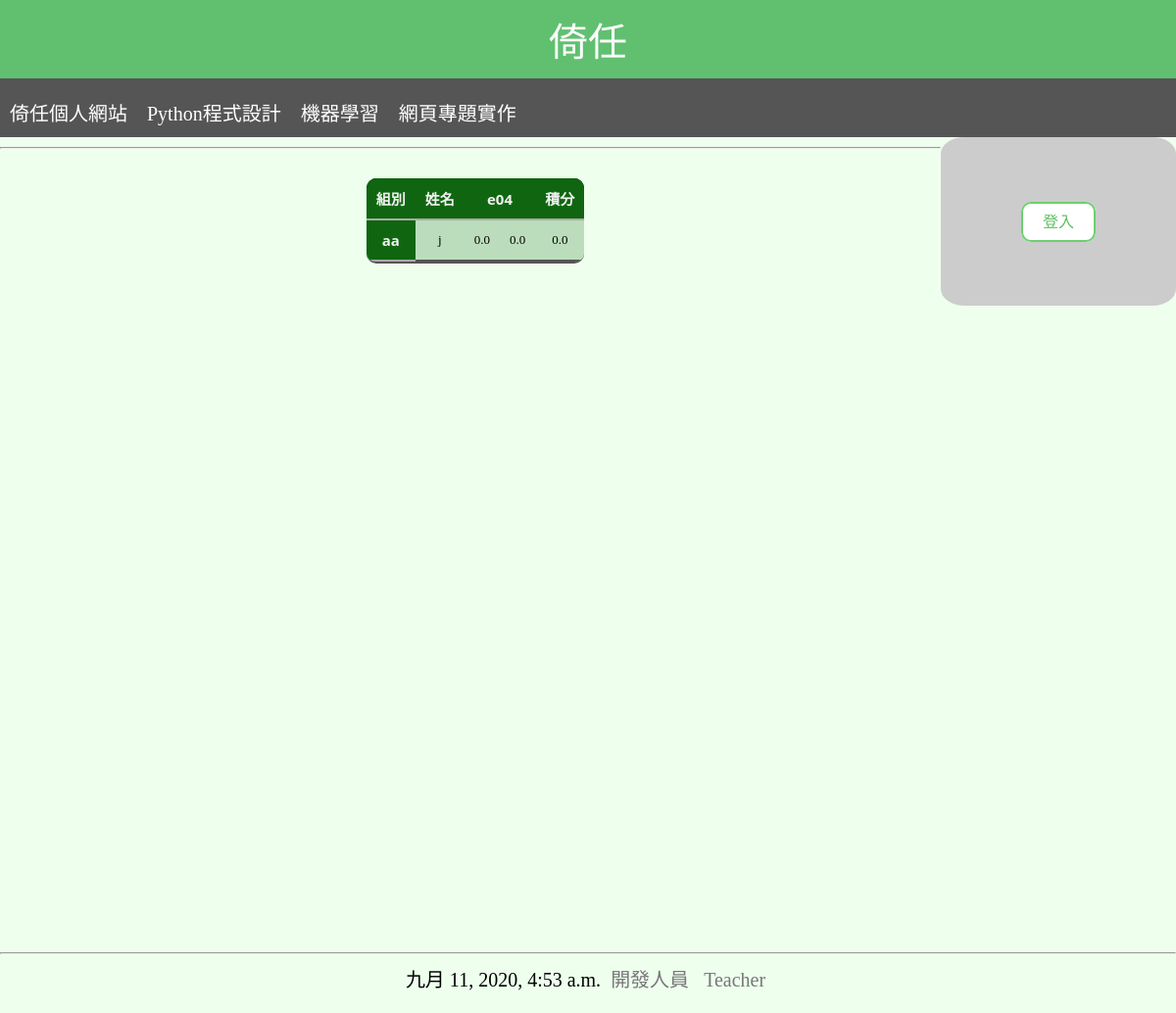
/mypy/, run on an earlier commit of the app's database.
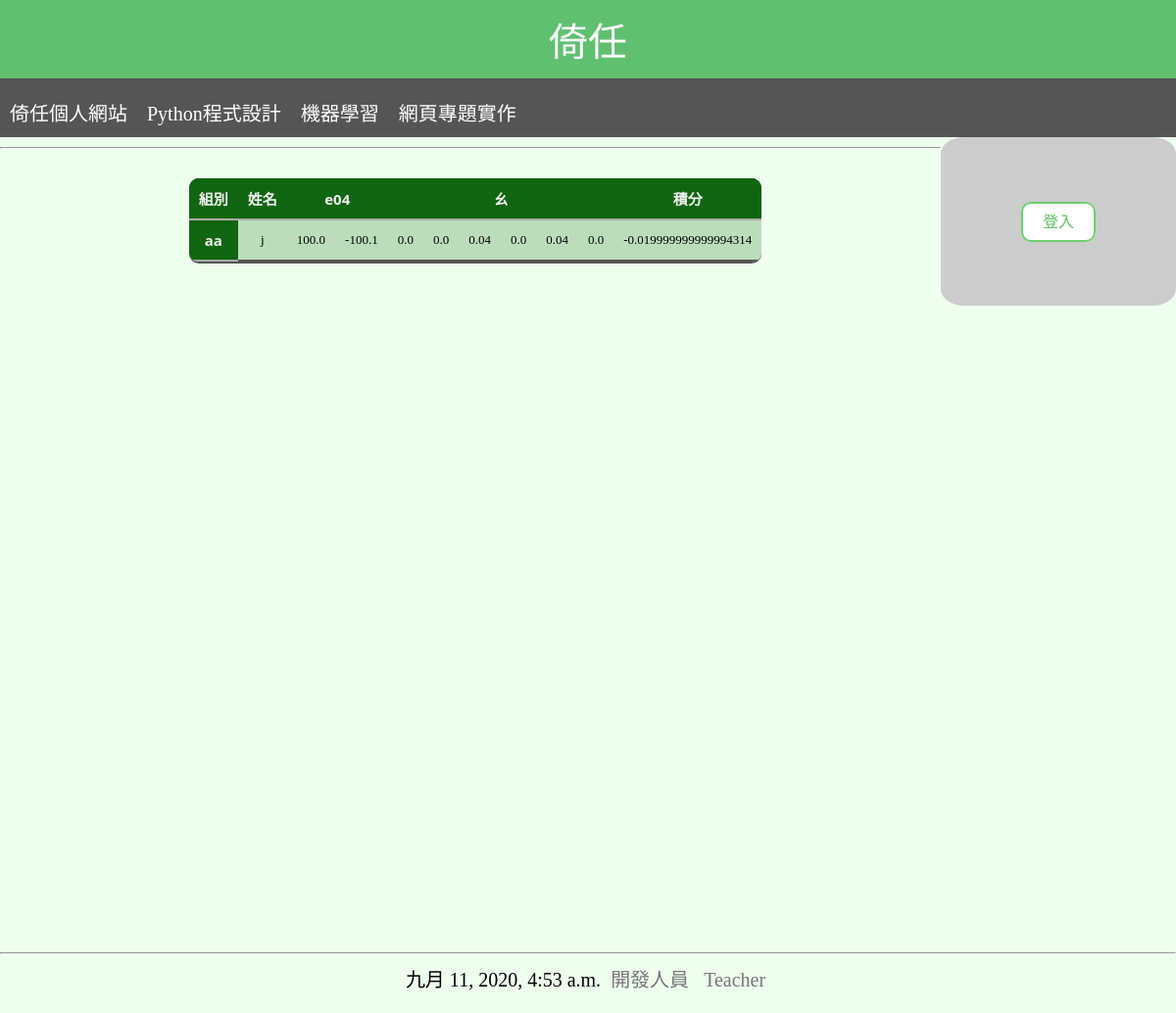
And on a later commit of the database.
### mainsite/models.py (models this page shows, shortened)
class Week(models.Model):
    name=models.CharField(max_length=20 ,unique=True)
    nums=models.IntegerField(null=True)

### mainsite/views.py (the view, shortened to what this page needs)
# urls.py: path('mypy/', mypy),
def mypy(request):
    if 'userid' in request.session:
        userid=request.session['userid']
        course=request.session['course']
        name=request.session['name']
    now=datetime.now()
    teamsum=Team.objects.all().aggregate(Count('name'))["name__count"]                    #這是組數
    weeksum=Week.objects.all().aggregate(Count('name'))["name__count"]                    #week數
    teams=Team.objects.all().order_by('id').values()
    weeks=Week.objects.all().order_by('id').values()
    weeknums=[]
    for w in weeks:
        weeknums.append(w['nums'])
    tol=[]
    members=[]
    tolsum=[]
    sesuser=[]
    for j in range(teamsum):
        members.append([])
        tolsum.append([])
        sesuser.append([])
    for j in range(teamsum):
            locteamuser=User.objects.filter(team=teams[j]['id']).order_by('id').values()
            mem=User.objects.filter(team=teams[j]['id']).aggregate(Count('name'))["name__count"]
            for k in range(mem):
                score=biweekly.objects.filter(stu=locteamuser[k]['id']).values()
                members[j].append(locteamuser[k]['name'])                                             #這 members 做出來是(組數，組員name)
                tolsum[j].append(0)
                if 'userid' in request.session:
                    if locteamuser[k]['userid']==userid:
                        sesuser[j].append('style="background-color:#ff5555;"')
                    else:
                        sesuser[j].append('')
    for i in range(weeksum):
        tol.append([])
        for j in range(teamsum):
            locteamuser=User.objects.filter(team=teams[j]['id']).order_by('id').values()
            mem=User.objects.filter(team=teams[j]['id']).aggregate(Count('name'))["name__count"]
            tol[i].append([])
            for k in range(mem):
                tol[i][j].append([])
    for i in range(weeksum):
        for j in range(teamsum):
            locteamuser=User.objects.filter(team=teams[j]['id']).order_by('id').values()
            mem=User.objects.filter(team=teams[j]['id']).aggregate(Count('name'))["name__count"]
            for k in range(mem):
                score=biweekly.objects.filter(stu=locteamuser[k]['id'],week=weeks[i]['id']).order_by('num').values()
                for s in range(weeknums[i]):
                    tol[i][j][k].append(score[s]['sco'])          #這 tol 做出來是(週數，組數，組員樹，四題的分數)
                    tolsum[j][k]=tolsum[j][k]+score[s]['sco']
    if 'userid' in request.session:
        table=[]
        for j in range(len(members)):
            table.append(f'''<tr {sesuser[j][0]}>
                        <th rowspan={len(members[j])}>{teams[j]['name']}</th>
                        <td>{members[j][0]}</td>
                        ''')
            for a in range(weeksum):
                    for b in range(weeknums[a]):
                        table.append(f'<td>{tol[a][j][0][b]}</td>')
            table.append(f'<td>{tolsum[j][0]}</td></tr>')
            for i in range(1,len(members[j])):
                table.append(f'''<tr {sesuser[j][i]}>
                <td>{members[j][i]}</td>
                ''')
                for a in range(weeksum):
                    for b in range(weeknums[a]):
                        table.append(f'<td>{tol[a][j][i][b]}</td>')
                table.append(f'<td>{tolsum[j][i]}</td></tr>')
        table=''.join(table)
    else:
        table=[]
        for j in range(len(members)):
            table.append(f'''<tr>
                        <th rowspan={len(members[j])}>{teams[j]['name']}</th>
                        <td>{members[j][0]}</td>
                        ''')
            for a in range(weeksum):
                    for b in range(weeknums[a]):
                        table.append(f'<td>{tol[a][j][0][b]}</td>')
            table.append(f'<td>{tolsum[j][0]}</td></tr>')
        table=''.join(table)
    return TemplateResponse(request, 'mypy.html', locals())

### templates/mypy.html
{% extends "base.html" %}
{% block content %}
<table id='score' style="text-align: center;display: inline-block;">
    <tr>
    <th>組別</th>
	<th>姓名</th>
    {% for i in weeks %}
        <th colspan="{{i.nums}}">{{i.name}}</th>
    {% endfor %}
    <th>積分</th>
    </tr>
    {{table | safe}}
</table>
{% endblock %}

What changed in the data, as far as the page shows it:
added Week: name "ㄠ"
Also different on the page:
{{ table | safe }}: "aa j 0.0 0.0 0.0" → "aa j 100.0 -100.1 0.0 0.0 0.04 0.0 0.04 0.0 -0.019999999999994314"
